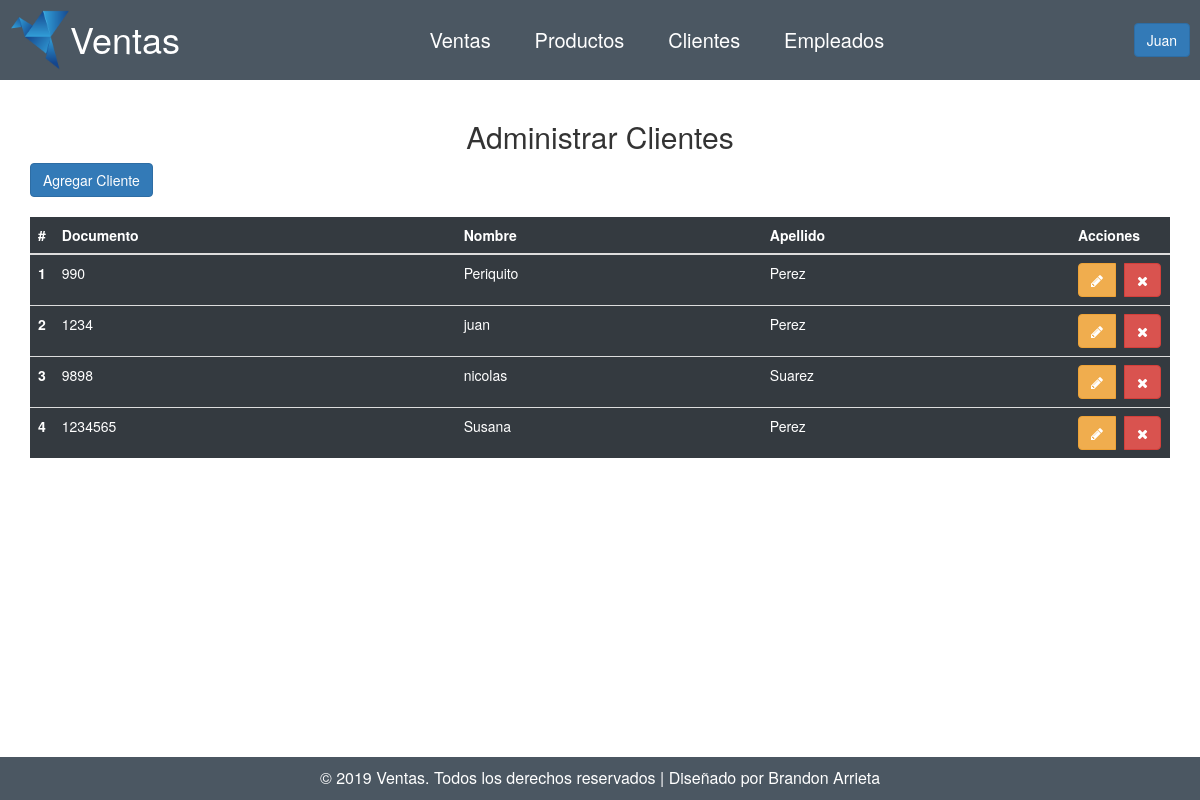
Screenshot of /clientes (signed in) with the database file from the repository.
### tables this page shows
CREATE TABLE `tblcliente` (
  `docId` int(11) NOT NULL,
  `nombre` varchar(50) NOT NULL,
  `apellido` varchar(50) NOT NULL
);

### controladores/plantilla.controlador.php (called while the page is built)
<?php
class ControladorPlantilla{
    public function ctrPlantilla(){
        include "vistas/plantilla.php";
    }
}

### index.php (called while the page is built, shortened)
<?php
    require_once 'controladores/plantilla.controlador.php';
    require_once 'controladores/clientes.controlador.php';
    require_once 'controladores/empleados.controlador.php';
    require_once 'modelos/clientes.modelo.php';
    $plantilla = new ControladorPlantilla();
    $plantilla -> ctrPlantilla();

### controladores/clientes.controlador.php (called while the page is built, shortened)
<?php
class ControladorClientes{
    static public function ctrMostrarCliente($item,$valor){
        $tabla = "tblcliente";
        $respuesta = ModeloClientes::mdlMostrarCliente($tabla,$item,$valor);
        return $respuesta;
    }
}

### modelos/conexion.php (called while the page is built)
<?php
class Conexion{
    static public function conectar(){
        $link = new PDO("mysql:host=localhost;dbname=ventas",
        "root",
        "");
        $link->exec("set names utf8");
        return $link;
    }
}

### modelos/clientes.modelo.php (called while the page is built, shortened)
<?php
require_once "conexion.php";
class ModeloClientes{
    static public function mdlMostrarCliente($tabla,$item,$valor){
        if($item != null){
            $stmt = Conexion::conectar()->prepare("SELECT * FROM $tabla WHERE $item = :$item");
            $stmt -> bindParam(":".$item,$valor, PDO::PARAM_INT);
            $stmt -> execute();
            return  $stmt -> fetch();
        }else{
            $stmt = Conexion::conectar()->prepare("SELECT * FROM $tabla");
            $stmt -> execute();
            return  $stmt -> fetchAll();
        }
    }
}

### vistas/modulos/clientes.php (the view, shortened to what this page needs)
<div class="contenido container mt-2">
  <h2 class="text-center">Administrar Clientes</h2>
  <div class=" with-border mb-3" style="margin-bottom: 20px;">
    <button class="btn btn-primary" data-toggle="modal" data-target="#modalAgregarCliente">
      Agregar Cliente
    </button>
  </div>
  <table class="table tabla-negra">
    <thead>
      <tr>
        <th scope="col" style="width:10px">#</th>
        <th scope="col">Documento</th>
        <th scope="col">Nombre</th>
        <th scope="col">Apellido</th>
        <th scope="col" style="width:100px">Acciones</th>
      </tr>
    </thead>
    <tbody>
      <?php
      $item = null;
      $valor = null;
      $mostrarClientes = ControladorClientes::ctrMostrarCliente($item,$valor);
      foreach($mostrarClientes as $key => $value):
      ?>
        <tr>
          <th scope="row"><?= $key+1?></th>
          <td><?= $value['docId']?></td>
          <td><?= $value['nombre']?></td>
          <td><?= $value['apellido']?></td>
          <td>
            <div class="btn-group">
              <button class="btn btn-warning btnEditarCliente mr-4" idCliente="<?= $value['docId']?>" data-toggle="modal"
                data-target="#modalEditarCliente"><i class="fa fa-pencil"></i></button>
              <button class="btn btn-danger btnBorrarCliente ml-4" idCliente="<?= $value['docId']?>"><i
                  class="fa fa-times"></i></button>
            </div>
          </td>
        </tr>
      <?php endforeach ?>
    </tbody>
  </table>
</div>

### vistas/css/style.css (style rules this page uses)
body { display: flex; flex-direction: column; min-height: 100vh !important; }
.contenido { flex: 1; }
.tabla-negra { color: #fff !important; background-color: #343a40 !important; }
.ml-4 { margin-left: 4px !important; }
.mr-4 { margin-right: 4px !important; }
.mt-2 { margin-top: 20px !important; }

### rows the page displays
tblcliente: docId "990", nombre "Periquito", apellido "Perez"
tblcliente: docId "1234", nombre "juan", apellido "Perez"
tblcliente: docId "9898", nombre "nicolas", apellido "Suarez"
tblcliente: docId "1234565", nombre "Susana", apellido "Perez"

### other values shown
$_SESSION['nombre'] "Juan"
